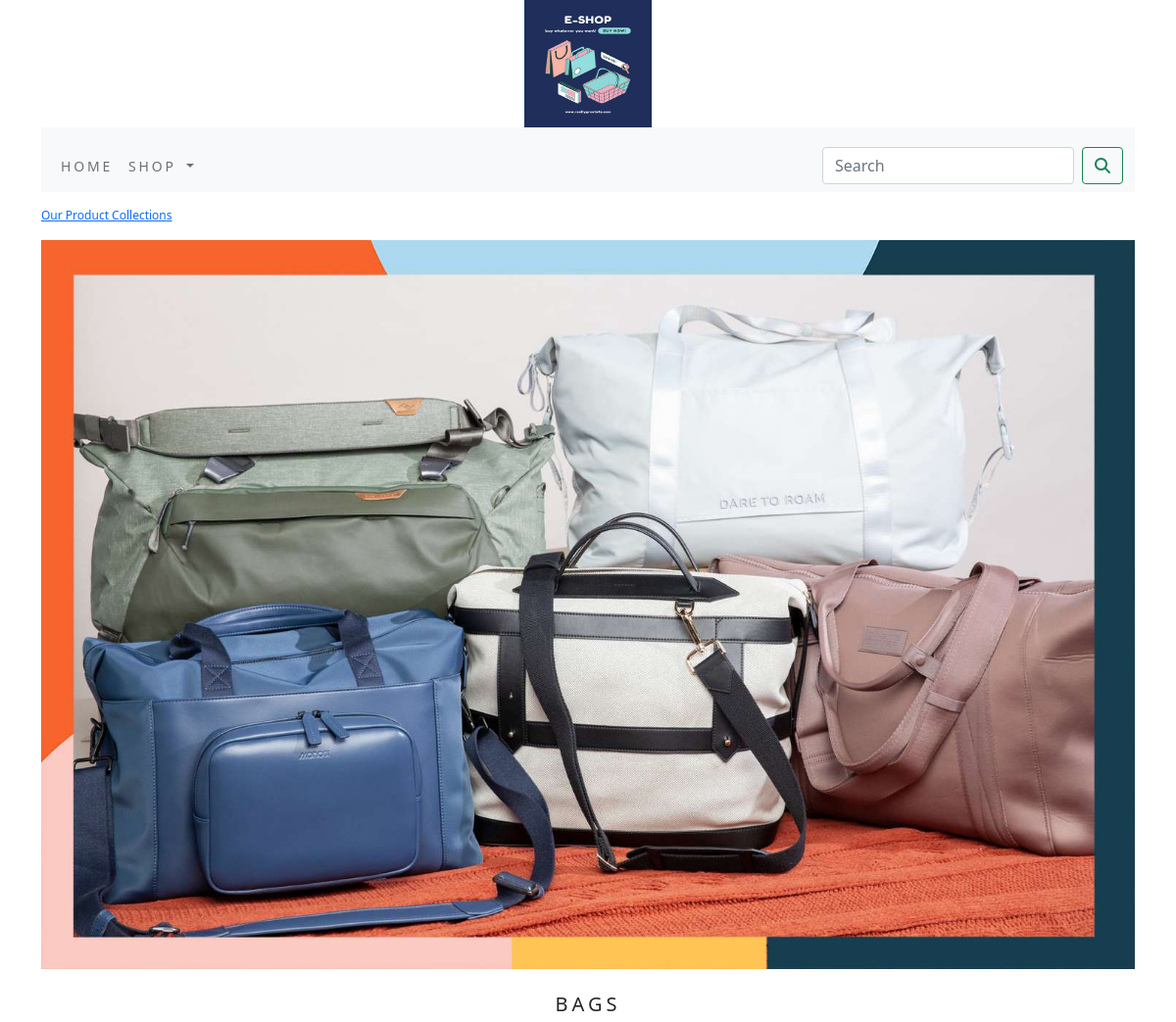
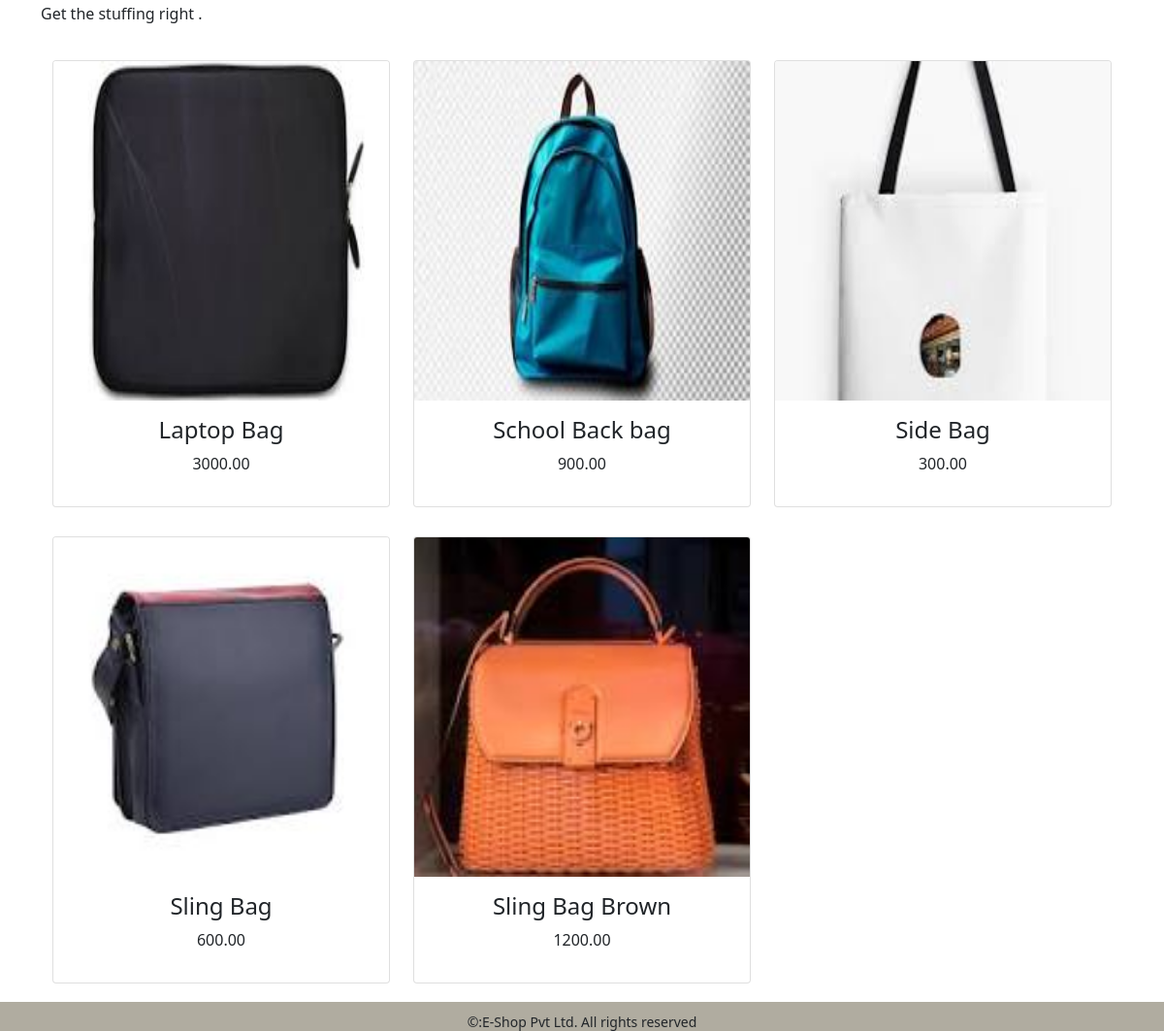
Page /bags/ on the committed database (2 pictures, top to bottom).
### shop/models.py (models this page shows, shortened)
class Category(models.Model):
    name=models.CharField(max_length=250,unique=True)
    slug=models.SlugField(max_length=250,unique=True)
    description=models.TextField(blank=True)
    image=models.ImageField(upload_to='category',blank=True)
    class Meta:
        ordering=('name',)
        verbose_name='category'
        verbose_name_plural = 'categories'
    def get_url(self):
        return reverse('shop:products_by_category',args=[self.slug])

class Product(models.Model):
    name = models.CharField(max_length=250, unique=True)
    slug = models.SlugField(max_length=250, unique=True)
    description = models.TextField(blank=True)
    price=models.DecimalField(max_digits=10,decimal_places=2)
    category=models.ForeignKey(Category,on_delete=models.CASCADE)
    image = models.ImageField(upload_to='product', blank=True)
    stock=models.IntegerField()
    available=models.BooleanField(default=True)
    created=models.DateTimeField(auto_now_add=True)
    updated=models.DateTimeField(auto_now=True)
    def get_url(self):
        return reverse('shop:prodCatdetail',args=[self.category.slug,self.slug])
    class Meta:
        ordering = ('name',)
        verbose_name = 'product'
        verbose_name_plural = 'products'

### shop/views.py (the view)
# urls.py: path('',views.allProdCat,name='allProdCat'),
def allProdCat(request,c_slug=None):
    c_page=None
    products_list=None
    if c_slug != None:
        c_page=get_object_or_404(Category,slug=c_slug)
        products_list=Product.objects.all().filter(category=c_page,available=True)
    else:
        products_list=Product.objects.all().filter(available=True)
    paginator=Paginator(products_list,6)
    try:
        page=int(request.GET.get('page','1'))
    except ValueError:
        page=1
    try:
        products=paginator.page(page)
    except (EmptyPage,InvalidPage):
        products=Paginator.page(paginator.num_pages)
    return render(request,"category.html",{'category':c_page,'products':products})

### cart/context_processors.py (called while the page is built)
def counter(request):
    item_count=0
    if 'admin' in request.path:
        return {}
    else:
        try:
            cart=Cart.objects.filter(cart_id=_cart_id(request))
            car_items=CartItem.objects.all().filter(cart=cart[:1])
            for cart_item in car_items:
                item_count += cart_item.quantity
        except Cart.DoesNotExist:
            item_count=0
    return dict(item_count=item_count)

### cart/views.py (called while the page is built)
def _cart_id(request):
    cart=request.session.session_key
    if not cart:
        cart=request.session.create()
    return cart

### shop/context_processors.py (called while the page is built)
def menu_links(request):
    links=Category.objects.all()
    return dict(links=links)

### templates/category.html (shortened to what this page needs)
{% extends 'base.html' %}
{% load static %}
{% block content %}
    {% if category %}
        <div>
            <div class="row my_row_class">
                <div class="mx_auto">
                    <p><a href="{% url 'shop:allProdCat' %}">Our Product Collections</a></p>
                </div>
            </div>
        </div>
    {% endif %}
    {% if category %}
        <div class="mx_auto">
            <img class="my_image" src="{{category.image.url}}" alt="{{category.name}}" >
        </div>
        <br>
        <div>
            <h1 class="text-center my_title">{{category.name}}</h1>
            <p class="text-justify">{{category.description}}</p>
        </div>
    {% endif %}
<div class="container">
    <div class="row mx_auto">
        {% for product in products.object_list %}
        <div class="my_bottom_margin col-9 col-sm-12 col-md-4 col-lg-4" style="padding-top:20px;" >
            <div class="card text-center" style="min-width:18rem;">
                <a href="{{product.get_url}}"><img class="card-img-top my_image" style="height:350px;width=50px" src="{{product.image.url}}" alt="{{product.name}}"></a>
                <div class="card-body">
                    <h4>{{product.name}}</h4>
                    <p>{{product.price}}</p>
                </div>
            </div>
        </div>
        {% endfor %}
    </div>
    <div class="mx-auto" style="padding-bottom:10px;padding-top:5px;">
    </div><br>
</div>
{% endblock %}

### static/css/custom.css (style rules this page uses)
body { font-family: 'Roboto', sans-serif; }
.my_row_class { padding-top:15px }
.my_row_class .mx_auto { color:#000; font-size:12px; }
.my_image { width:100%; height:auto; }
.my_title { font-size:20px; text-transform:uppercase; letter-spacing:.2em; }
.my_bottom_margin { margin-bottom:10px; }

### rows in the picture
Category: image (picture), name "BAGS", description "Get the stuffing right ."
Product: image (picture), name "Laptop Bag", price "3000.00"
Product: image (picture), name "School Back bag", price "900.00"
Product: image (picture), name "Side Bag", price "300.00"
Product: image (picture), name "Sling Bag", price "600.00"
Product: image (picture), name "Sling Bag Brown", price "1200.00"
